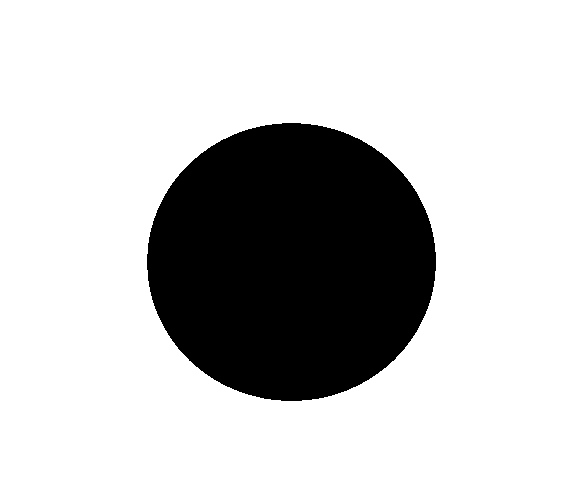
#> input picture python/hafta13/1.png, 570 x 499 px
$ python bitwise.py
#> lines starting #> are read from the running program, lines starting #| are printed output that depends on the picture; after the words box and inside, x2 and y2 are one past the last pixel; in counts of white or black regions, pixels touching at a corner belong together
import cv2

image_1 = cv2.imread("1.png")
#> image_1 is the input picture: shape (499, 570, 3); 77.9% white; 1 black region, box (x1, y1, x2, y2) and area: (147, 123, 436, 401) 62998
image_2 = cv2.imread("2.png")
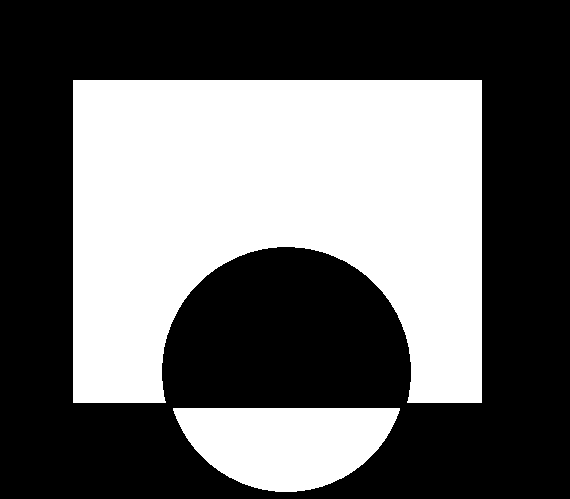
#> input picture python/hafta13/2.png, 570 x 499 px
#> image_2 is the input picture: shape (499, 570, 3); 40.1% white; 2 white regions, box (x1, y1, x2, y2) and area: (73, 80, 482, 403) 100065, (173, 408, 400, 492) 14040

result = cv2.bitwise_and(image_1, image_2)
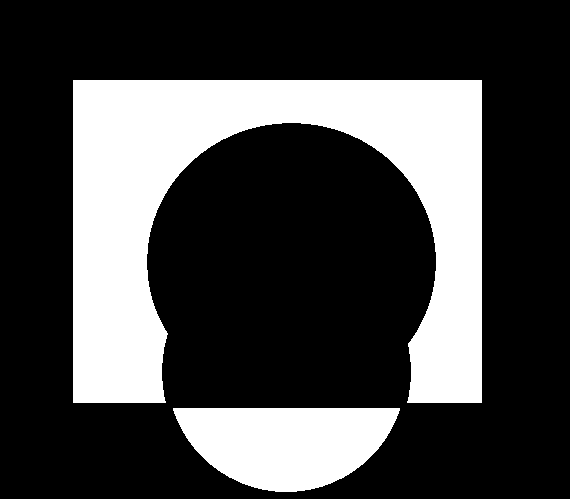
#> result: shape (499, 570, 3); 27.4% white; 2 white regions, box (x1, y1, x2, y2) and area: (73, 80, 482, 403) 63811, (173, 408, 400, 492) 14040
result2 = cv2.bitwise_or(image_1, image_2)
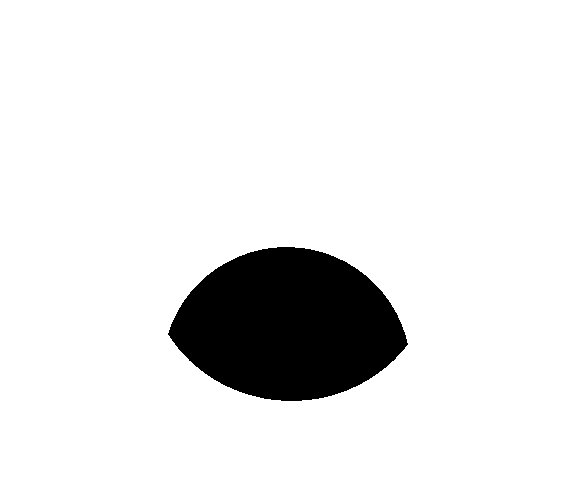
#> result2: shape (499, 570, 3); 90.6% white; 1 black region, box (x1, y1, x2, y2) and area: (168, 247, 408, 401) 26744
result3 = cv2.bitwise_xor(image_1, image_2)
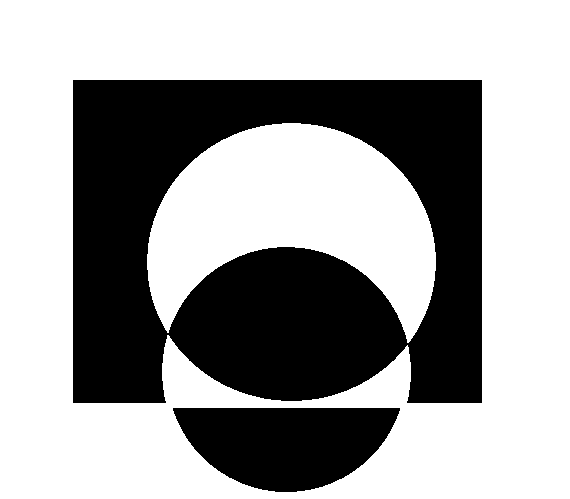
#> result3: shape (499, 570, 3); 63.2% white; 2 black regions, box (x1, y1, x2, y2) and area: (73, 80, 482, 403) 90555, (173, 408, 400, 492) 14040
result4 = cv2.bitwise_not(image_1)


cv2.imshow("Image 1", image_1)
cv2.imshow("Image 2", image_2)
cv2.imshow("Bitwise AND", result)
cv2.imshow("Bitwise OR", result2)
cv2.imshow("Bitwise XOR", result3)
cv2.imshow("Bitwise NOT", result4)
cv2.waitKey(0)
cv2.destroyAllWindows()
